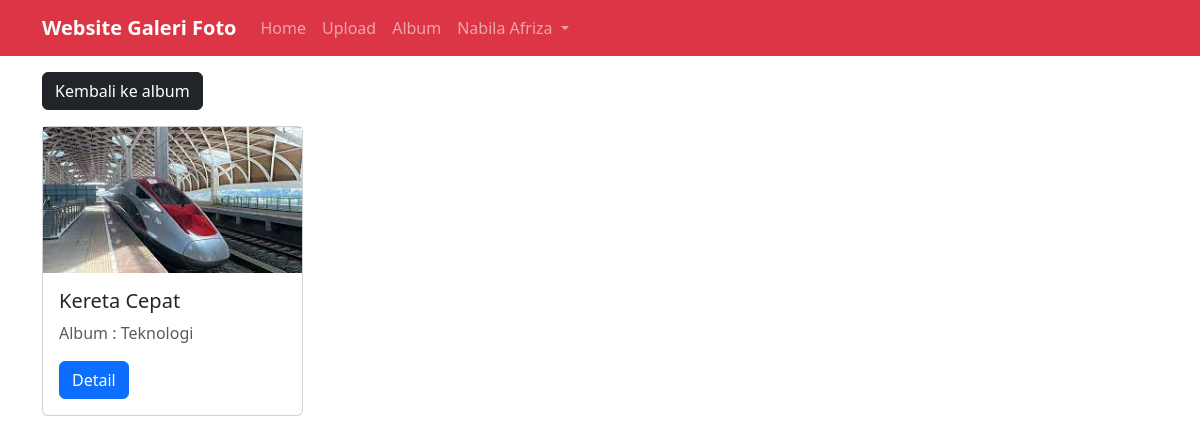
The page /?url=kategori&&albumid=4 (signed in) on the database its author committed.
### tables this page shows
CREATE TABLE `foto` (
  `FotoID` int(11) NOT NULL,
  `JudulFoto` varchar(255) NOT NULL,
  `DeskripsiFoto` text NOT NULL,
  `TanggalUnggah` date NOT NULL,
  `NamaFile` varchar(255) NOT NULL,
  `AlbumID` int(11) NOT NULL,
  `UserID` int(11) NOT NULL
);

CREATE TABLE `album` (
  `AlbumID` int(11) NOT NULL,
  `NamaAlbum` varchar(255) NOT NULL,
  `Deskripsi` text NOT NULL,
  `TanggalDibuat` date NOT NULL,
  `UserID` int(11) NOT NULL
);

### page/kategori.php (the view)
<div class="container">
   <div class="row">
      <div class="col-12 py-3">
         <a href="?url=album" class="btn btn-dark">Kembali ke album</a>
      </div>
      <?php
      $kategori=mysqli_query($conn, "SELECT * FROM foto INNER JOIN album ON foto.AlbumID=album.AlbumID WHERE foto.AlbumID='{$_GET['albumid']}'");
      foreach($kategori as $kat):
      ?>
      <div class="col-6 col-md-4 col-lg-3 mb-4">
            <div class="card">
                <img src="uploads/<?= $kat['NamaFile'] ?>" class="object-fit-cover" style="aspect-ratio: 16/9;">
                <div class="card-body">
                    <h5 class="card-title"><?= $kat['JudulFoto'] ?></h5>
                    <p class="card-text text-muted">Album : <?= $kat['NamaAlbum'] ?></p>
                    <a href="?url=detail&&id=<?= $kat['FotoID'] ?>" class="btn btn-primary">Detail</a>
                </div>
            </div>
        </div>
      <?php endforeach; ?>
   </div>
</div>

### rows shown on the page
foto: NamaFile (picture), JudulFoto "Kereta Cepat", AlbumID.NamaAlbum "Teknologi"

### other values the page prints
$_SESSION['username'] "Nabila Afriza"
